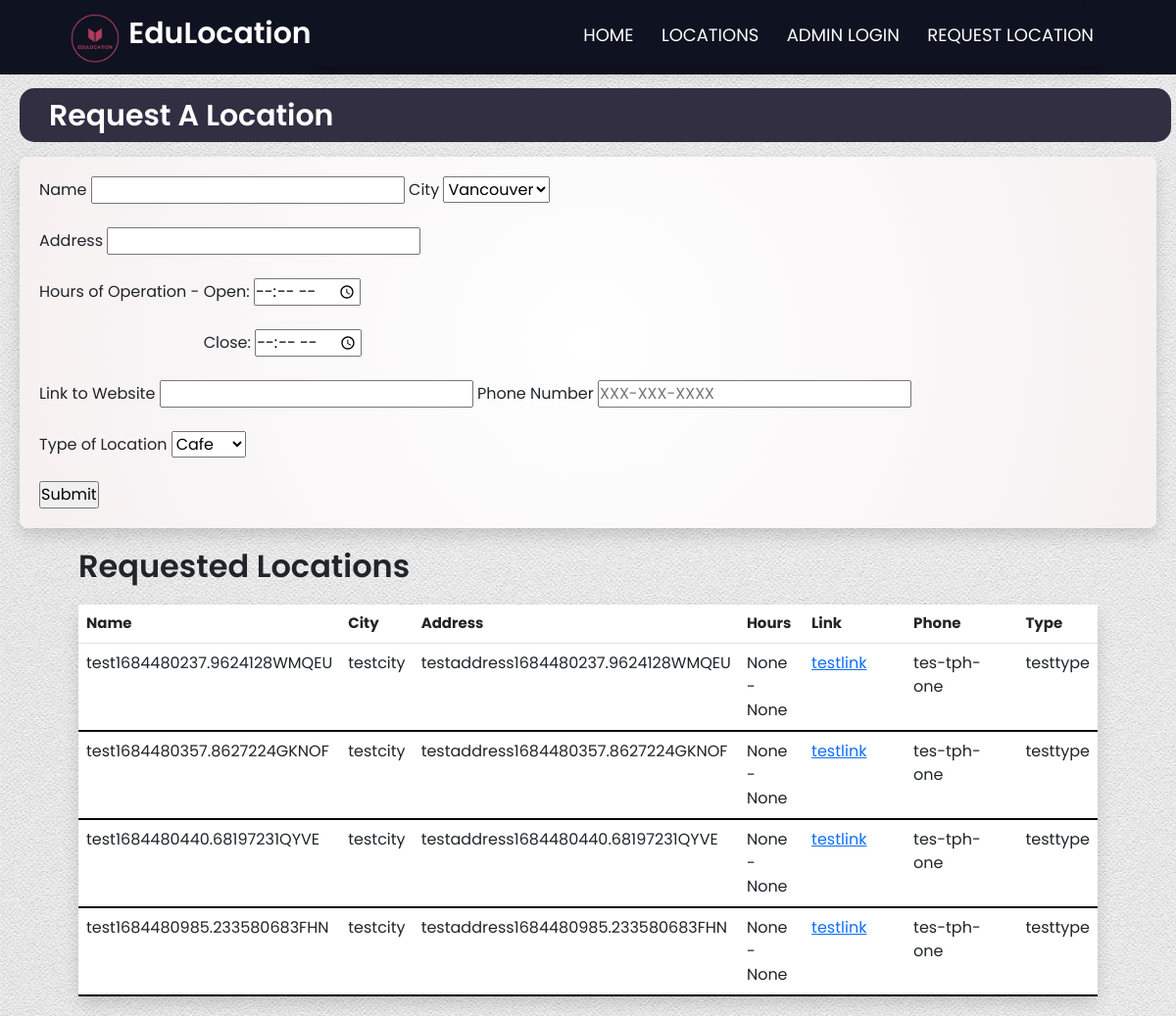
The app's page /request-location, older data.
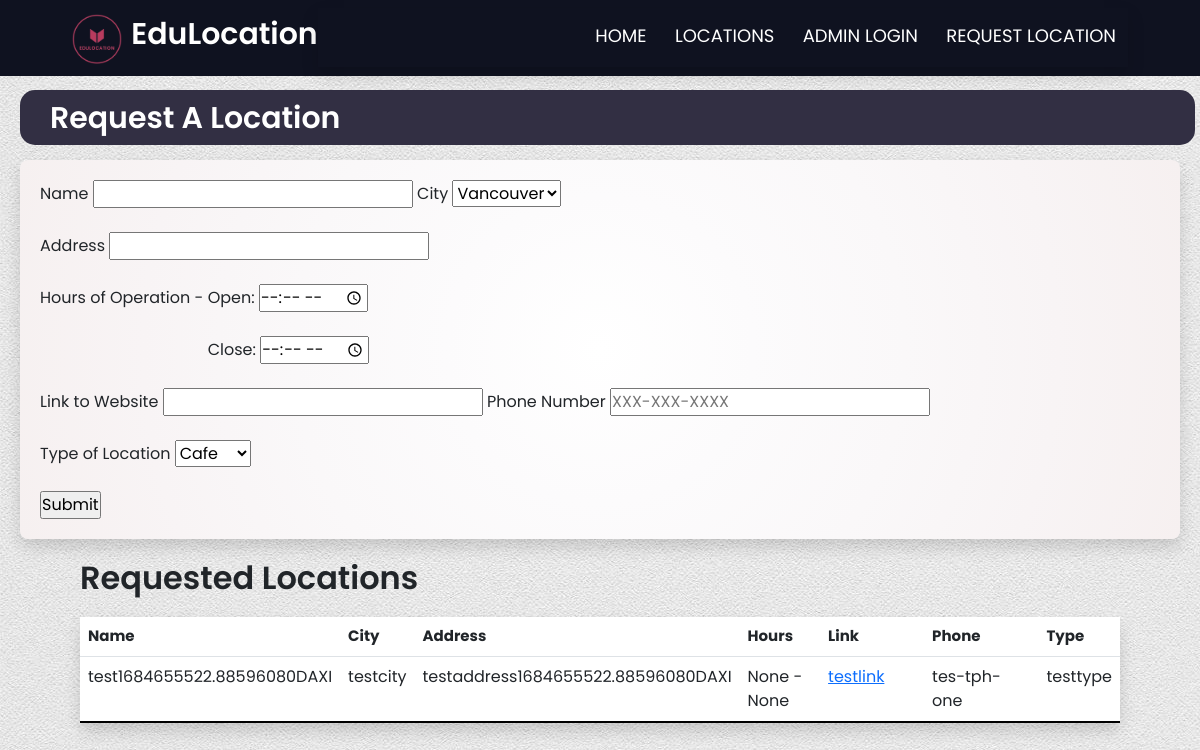
The same page, newer data.
### models.py (models this page shows, shortened)
class RequestLocation(db.Model):
    id = db.Column("id", db.Integer, primary_key=True)
    name = db.Column(db.String(100), nullable=False)
    city = db.Column(db.String(100))
    address = db.Column(db.String(100), unique=True)
    hours = db.Column(db.String(100))
    link = db.Column(db.String(100))
    phone = db.Column(db.String(100))
    location_type = db.Column(db.String(100))

### myapp.py (the view, shortened to what this page needs)
@app.route("/request-location", methods=["GET", "POST"])
def request_location():
    form = UserForm()
    requests = RequestLocation.query.all()
    return render_template("request.html", form=form, requests=requests)

### models.py
class UserForm(FlaskForm):
    name = StringField("Name", validators=[DataRequired()])
    city = StringField("City", validators=[DataRequired()])
    address = StringField("Address", validators=[DataRequired()])
    hours = StringField("Hours of Operation", validators=[DataRequired()])
    link = StringField("Link to Website", validators=[DataRequired()])
    phone = StringField("Phone Number", validators=[DataRequired()])
    location_type = StringField("Type of Location", validators=[DataRequired()])
    submit = SubmitField("Submit")

### templates/request.html (shortened to what this page needs)
{% extends 'base.html' %}
{% block content %}
    <link rel="stylesheet" href="/static/main.css" />
    <section class="dashboard">
        <h1>Request A Location</h1>
    </section>
    <div class="shadow form-box">
        <form method="POST" action="{{ url_for('request_location') }}">
            <label for="name">Name</label>
            <input id="name" name="name" required type="text">
            {{ form.city.label }}
            <select name="city">
                <option value="Vancouver">Vancouver</option>
            </select>
            <br></br>
            <label for="address">Address</label>
            <input id="address" name="address" required type="text">
            <br></br>
            <label>Hours of Operation -</label>
            <label for="open">Open:</label>
            <input type="time" name="open" required><br></br>
            <label for="close" style="margin-left: 167.64px;">Close:</label>
            <input type="time" name="close" required><br></br>
            <label for="link">Link to Website</label>
            <input id="link" name="link" required type="text">
            {{ form.phone.label }}
            <input id="phone" name="phone" required
            type="text"
            pattern="\d{10}|\d{3}-\d{3}-\d{4}"
            oninvalid="setCustomValidity('Please enter the proper format : (XXX-XXX-XXXX)')"
            oninput="setCustomValidity('')"
            placeholder="XXX-XXX-XXXX">
            <br> <br>
            <label for="location_type">Type of Location</label>
            <select name="location_type">
            <option value="Cafe">Cafe</option>
            </select>
            <br> <br>
            {{ form.submit }}
        </form>
    </div>
    <div class="table-header">
        <h2>Requested Locations</h2>
    </div>
    <div class="box-table shadow">
        <table class="table table-hover">
            <thead>
                <tr class="table-title">
                    <th>Name</th>
                    <th>City</th>
                    <th>Address</th>
                    <th>Hours</th>
                    <th>Link</th>
                    <th>Phone</th>
                    <th>Type</th>
                </tr>
            </thead>
            <tbody>
                {% for request in requests %}
                <tr class="table-row">
                    <td>{{ request.name }}</td>
                    <td>{{ request.city }}</td>
                    <td>{{ request.address }}</td>
                    <td>{{ request.hours }}</td>
                    <td class="link-width"><a href="{{ request.link }}" target="_blank">{{ request.link }}</a></td>
                    <td class="phone-width">{{ request.phone }}</td>
                    <td class="{{ request.location_type|lower }}">{{ request.location_type }}</td>
                </tr>
                {% endfor %}
            </tbody>
        </table>
    </div>
{% endblock %}

Row changes from the older to the newer data that the page shows:
removed RequestLocation: name "test1684480357.8627224GKNOF", city "testcity", address "testaddress1684480357.8627224GKNOF", hours "None - None", link "testlink", phone "tes-tph-one", location_type "testtype"
removed RequestLocation: name "test1684480440.68197231QYVE", city "testcity", address "testaddress1684480440.68197231QYVE", hours "None - None", link "testlink", phone "tes-tph-one", location_type "testtype"
removed RequestLocation: name "test1684480985.233580683FHN", city "testcity", address "testaddress1684480985.233580683FHN", hours "None - None", link "testlink", phone "tes-tph-one", location_type "testtype"
changed RequestLocation "testcity": name "test1684480237.9624128WMQEU" → "test1684655522.88596080DAXI"; address "testaddress1684480237.9624128WMQEU" → "testaddress1684655522.88596080DAXI"
